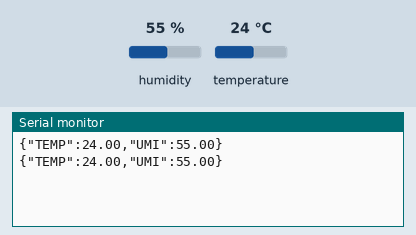
The sketch below on a simulated Arduino Uno, built with avr-gcc and run on an emulated ATmega328P. Parts: the last lines printed to the serial monitor. The inputs (shaded band) are chosen by the test bench; at power-on: humidity 55 %, temperature 24 °C.

Above: at 2.8 s.
2.9 s: humidity set to 22 %
At 5.0 s:
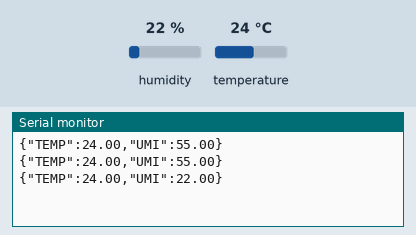
5.6 s: temperature set to 12 °C
At 7.5 s:
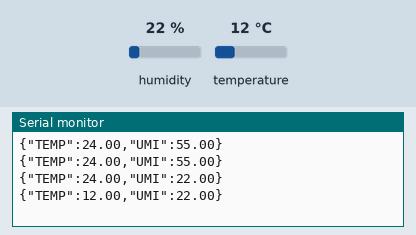
8.3 s: humidity set to 40 %
At 11.1 s:
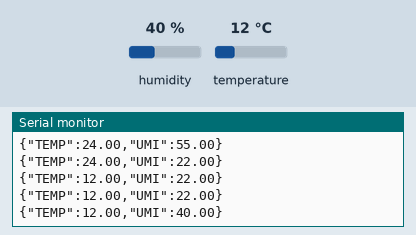
Timing chart, 0 to 12.6 s (numbered marks = the images above; inputs shaded):
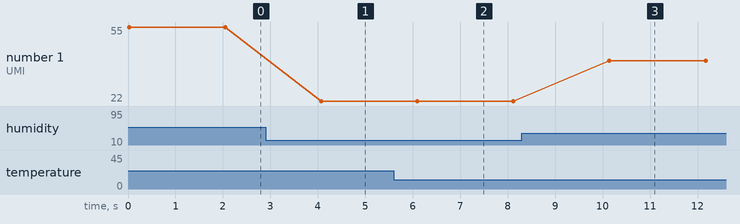

The sketch:

arduino_FW.ino
```cpp
/*

This Arduino code need an DHT11 sensor for Humidity and Temperature.
You can also change with whatever sensor is needed, the focus is on the output
sended to the Serial port that must be a sort of JSON format.

THIS IS THE SIMPLE VERSION WITH ONLY THE SENSOR

There is a more complex version that use also a led and an LCD screen.

*Almost the total of this coda was picked from Arduino examples sketches
*/

// NEEDE LIBRARIES
#include <DHT.h>

// DHT CONFIGURATION
#define DHTPIN            7         // Pin which is connected to the DHT sensor.
#define DHTTYPE           DHT11     // DHT 11

DHT dht(DHTPIN, DHTTYPE);

// INITIALIZE DHT AND Serial PORT
void setup() {
	dht.begin();
	Serial.begin(9600);
}

// MAIN LOOP
void loop() {
	//Read infos
	// float f = dht.readTemperature(true); // for temperature in Fahrenheit
	float f_h = dht.readHumidity();
	float f_t = dht.readTemperature();

	// WRITE TO SERIAL PORT LIKE JSON FORMAT output: {"TEMP":22.00,"UMI":54.00}
	Serial.print("{\"TEMP\":");
	Serial.print(f_t);
	Serial.print(",\"UMI\":");
	Serial.print(f_h);
	Serial.print("}");
	Serial.println("");
	delay(2000);
}
```

Measured:
- after the input at 2.9 s, the serial monitor: prints a new line after 1.2 s (image 1)
- after the input at 5.6 s, the serial monitor: prints a new line after 0.50 s (image 2)
- after the input at 8.3 s, the serial monitor: prints a new line after 1.8 s (image 3)
- plotted number 1: 55 → 22 after the input at 2.9 s, 22 → 40 after the input at 8.3 s
